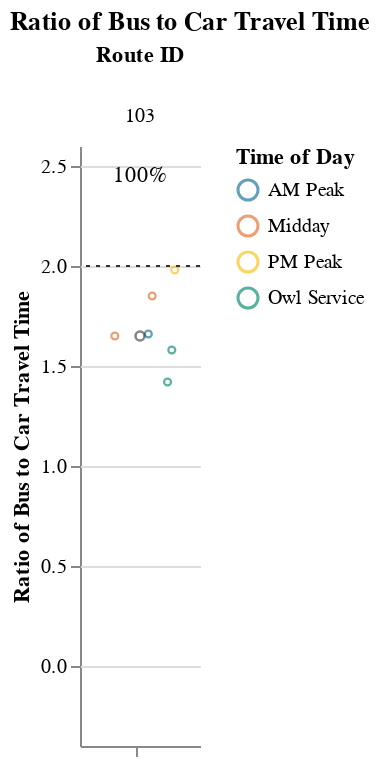
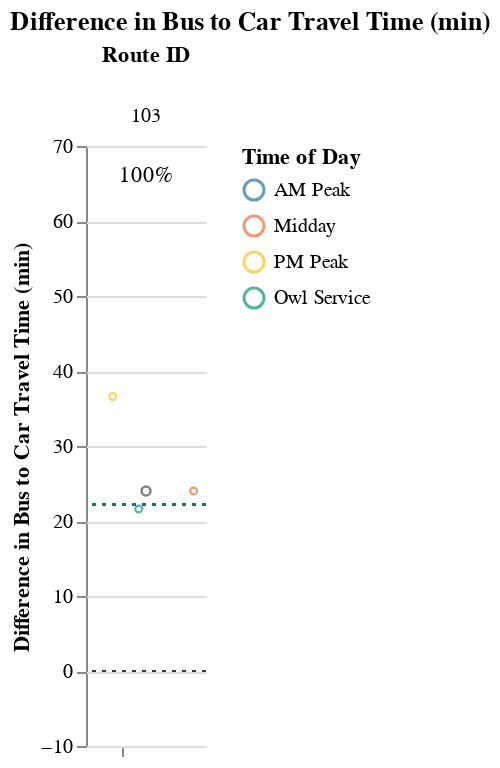

Here is the notebook cell these charts were saved with, in order:
### Markdown cell above
### Medium Routes (1-1.5 hrs)

### Code cell
route_group = "medium"
try:
    subset_routes, mult, diff  = setup_charts(df, PCT_COMPETITIVE_THRESHOLD, route_group)
    if len(subset_routes) > 0:
        display(
            Markdown(
                f"{CAPTIONS_DICT[route_group]}"
                "Within each route group, routes are sorted in descending order "
                "by % competitive trips and # trips below the additional time cut-off."
            )
        )

        display(mult)
        display(diff)
except:
    print("No routes meet this criteria.")

### Figure 1 — Vega-Lite specification as saved in the notebook (floating-point values rounded to 4 significant figures)
{"config": {"view": {"continuousWidth": 400, "continuousHeight": 300, "stroke": null}, "facet": {"spacing": 0}}, "data": {"name": "data-5c0bbf48fea17984daeed7a5d8645750"}, "facet": {"column": {"field": "route_id", "sort": ["103"], "title": "Route ID", "type": "nominal"}}, "spec": {"layer": [{"mark": {"type": "point", "opacity": 0.65, "size": 12, "strokeWidth": 1.1}, "encoding": {"color": {"field": "time_of_day", "scale": {"range": ["#136C97", "#E16B26", "#F6BF16", "#00896B", "#7790A3", "#5B559C"]}, "sort": ["AM Peak", "Midday", "PM Peak", "Owl Service"], "title": "Time of Day", "type": "nominal"}, "tooltip": [{"field": "route_id", "type": "nominal"}, {"field": "trip_id", "type": "nominal"}, {"field": "service_hours", "type": "quantitative"}, {"field": "car_duration_hours", "type": "quantitative"}, {"field": "bus_multiplier", "type": "quantitative"}, {"field": "bus_difference", "type": "quantitative"}, {"field": "num_trips", "type": "quantitative"}, {"field": "num_competitive", "type": "quantitative"}, {"field": "pct_trips_competitive", "type": "quantitative"}, {"field": "p25", "type": "quantitative"}, {"field": "p50", "type": "quantitative"}, {"field": "p75", "type": "quantitative"}], "x": {"axis": {"grid": false, "labels": false, "ticks": true, "values": [0]}, "field": "jitter", "scale": {}, "title": null, "type": "quantitative"}, "y": {"field": "bus_multiplier", "scale": {"domain": [-0.25, 2.5]}, "title": "Ratio of Bus to Car Travel Time", "type": "quantitative"}}, "selection": {"selector003": {"type": "interval", "bind": "scales", "encodings": ["x", "y"]}}, "transform": [{"calculate": "sqrt(-2*log(random()))*cos(2*PI*random())", "as": "jitter"}], "width": 60}, {"layer": [{"mark": {"type": "point", "opacity": 0.6, "size": 20, "strokeWidth": 1.3}, "encoding": {"color": {"value": "#323434"}, "y": {"field": "bus_multiplier", "type": "quantitative"}}, "transform": [{"filter": "(datum.p50_trip === 1)"}]}, {"mark": {"type": "rule", "strokeDash": [2, 3]}, "encoding": {"color": {"value": "#323434"}, "y": {"field": "cutoff", "type": "quantitative"}}}, {"mark": {"type": "text", "align": "center", "baseline": "middle"}, "encoding": {"color": {"value": "black"}, "text": {"field": "pct_trips_competitive", "format": ".0%", "type": "quantitative"}, "tooltip": [{"field": "route_id", "type": "nominal"}, {"field": "trip_id", "type": "nominal"}, {"field": "service_hours", "type": "quantitative"}, {"field": "car_duration_hours", "type": "quantitative"}, {"field": "bus_multiplier", "type": "quantitative"}, {"field": "bus_difference", "type": "quantitative"}, {"field": "num_trips", "type": "quantitative"}, {"field": "num_competitive", "type": "quantitative"}, {"field": "pct_trips_competitive", "type": "quantitative"}, {"field": "p25", "type": "quantitative"}, {"field": "p50", "type": "quantitative"}, {"field": "p75", "type": "quantitative"}], "x": {"value": 30}, "y": {"value": 15}}, "transform": [{"calculate": "sqrt(-2*log(random()))*cos(2*PI*random())", "as": "jitter"}, {"filter": "(datum.fastest_trip === 1)"}]}]}]}, "resolve": {"scale": {"y": "shared"}}, "title": "Ratio of Bus to Car Travel Time", "$schema": "https://vega.github.io/schema/vega-lite/v4.17.0.json", "datasets": {"data-5c0bbf48fea17984daeed7a5d8645750": [{"calitp_itp_id": 294, "trip_key": 9207680033507908299, "trip_id": "3123696", "shape_id": "103695", "route_id": "103", "service_hours": 0.88, "trip_first_departure_ts": 17940, "trip_last_arrival_ts": 21120, "departure_hour": 4, "time_of_day": "Owl Service", "p25": 0.99, "p50": 1.025, "p75": 1.12, "p50_trip": 0, "fastest_trip": 1, "car_duration_hours": 0.62, "competitive_route": 1, "bus_multiplier": 1.42, "bus_difference": 15.6, "num_trips": 6, "num_competitive": 6, "pct_trips_competitive": 1.0, "bus_difference_spread": 21.0, "route_group": "medium", "max_trip_hrs": 1.23, "max_trip_route_group": 1.48, "name": "Santa Clara Valley Transportation Authority", "caltrans_district": "04 - Oakland", "drmt_organization_name": null, "cutoff2": 22.2, "cutoff": 2}, {"calitp_itp_id": 294, "trip_key": -5085796650340266839, "trip_id": "3152522", "shape_id": "103695", "route_id": "103", "service_hours": 0.98, "trip_first_departure_ts": 23160, "trip_last_arrival_ts": 26700, "departure_hour": 6, "time_of_day": "Owl Service", "p25": 0.99, "p50": 1.025, "p75": 1.12, "p50_trip": 0, "fastest_trip": 0, "car_duration_hours": 0.62, "competitive_route": 1, "bus_multiplier": 1.58, "bus_difference": 21.6, "num_trips": 6, "num_competitive": 6, "pct_trips_competitive": 1.0, "bus_difference_spread": 21.0, "route_group": "medium", "max_trip_hrs": 1.23, "max_trip_route_group": 1.48, "name": "Santa Clara Valley Transportation Authority", "caltrans_district": "04 - Oakland", "drmt_organization_name": null, "cutoff2": 22.2, "cutoff": 2}, {"calitp_itp_id": 294, "trip_key": 6077597330185175866, "trip_id": "3123692", "shape_id": "103694", "route_id": "103", "service_hours": 1.02, "trip_first_departure_ts": 52860, "trip_last_arrival_ts": 56520, "departure_hour": 14, "time_of_day": "Midday", "p25": 0.99, "p50": 1.025, "p75": 1.12, "p50_trip": 1, "fastest_trip": 0, "car_duration_hours": 0.62, "competitive_route": 1, "bus_multiplier": 1.65, "bus_difference": 24.0, "num_trips": 6, "num_competitive": 6, "pct_trips_competitive": 1.0, "bus_difference_spread": 21.0, "route_group": "medium", "max_trip_hrs": 1.23, "max_trip_route_group": 1.48, "name": "Santa Clara Valley Transportation Authority", "caltrans_district": "04 - Oakland", "drmt_organization_name": null, "cutoff2": 22.2, "cutoff": 2}, {"calitp_itp_id": 294, "trip_key": -6919437496601791916, "trip_id": "3123697", "shape_id": "103695", "route_id": "103", "service_hours": 1.03, "trip_first_departure_ts": 26580, "trip_last_arrival_ts": 30300, "departure_hour": 7, "time_of_day": "AM Peak", "p25": 0.99, "p50": 1.025, "p75": 1.12, "p50_trip": 0, "fastest_trip": 0, "car_duration_hours": 0.62, "competitive_route": 1, "bus_multiplier": 1.66, "bus_difference": 24.6, "num_trips": 6, "num_competitive": 6, "pct_trips_competitive": 1.0, "bus_difference_spread": 21.0, "route_group": "medium", "max_trip_hrs": 1.23, "max_trip_route_group": 1.48, "name": "Santa Clara Valley Transportation Authority", "caltrans_district": "04 - Oakland", "drmt_organization_name": null, "cutoff2": 22.2, "cutoff": 2}, {"calitp_itp_id": 294, "trip_key": 8836815862690675869, "trip_id": "3123693", "shape_id": "103694", "route_id": "103", "service_hours": 1.15, "trip_first_departure_ts": 57900, "trip_last_arrival_ts": 62040, "departure_hour": 16, "time_of_day": "Midday", "p25": 0.99, "p50": 1.025, "p75": 1.12, "p50_trip": 0, "fastest_trip": 0, "car_duration_hours": 0.62, "competitive_route": 1, "bus_multiplier": 1.85, "bus_difference": 31.8, "num_trips": 6, "num_competitive": 6, "pct_trips_competitive": 1.0, "bus_difference_spread": 21.0, "route_group": "medium", "max_trip_hrs": 1.23, "max_trip_route_group": 1.48, "name": "Santa Clara Valley Transportation Authority", "caltrans_district": "04 - Oakland", "drmt_organization_name": null, "cutoff2": 22.2, "cutoff": 2}, {"calitp_itp_id": 294, "trip_key": 8470510543858507526, "trip_id": "3123695", "shape_id": "103694", "route_id": "103", "service_hours": 1.23, "trip_first_departure_ts": 61500, "trip_last_arrival_ts": 65940, "departure_hour": 17, "time_of_day": "PM Peak", "p25": 0.99, "p50": 1.025, "p75": 1.12, "p50_trip": 0, "fastest_trip": 0, "car_duration_hours": 0.62, "competitive_route": 1, "bus_multiplier": 1.98, "bus_difference": 36.6, "num_trips": 6, "num_competitive": 6, "pct_trips_competitive": 1.0, "bus_difference_spread": 21.0, "route_group": "medium", "max_trip_hrs": 1.23, "max_trip_route_group": 1.48, "name": "Santa Clara Valley Transportation Authority", "caltrans_district": "04 - Oakland", "drmt_organization_name": null, "cutoff2": 22.2, "cutoff": 2}]}}

### Figure 2 — Vega-Lite specification as saved in the notebook (floating-point values rounded to 4 significant figures)
{"config": {"view": {"continuousWidth": 400, "continuousHeight": 300, "stroke": null}, "facet": {"spacing": 0}}, "data": {"name": "data-2192c9d0ada979ce120cf9b35e79ec7c"}, "facet": {"column": {"field": "route_id", "sort": ["103"], "title": "Route ID", "type": "nominal"}}, "spec": {"layer": [{"mark": {"type": "point", "opacity": 0.65, "size": 12, "strokeWidth": 1.1}, "encoding": {"color": {"field": "time_of_day", "scale": {"range": ["#136C97", "#E16B26", "#F6BF16", "#00896B", "#7790A3", "#5B559C"]}, "sort": ["AM Peak", "Midday", "PM Peak", "Owl Service"], "title": "Time of Day", "type": "nominal"}, "tooltip": [{"field": "route_id", "type": "nominal"}, {"field": "trip_id", "type": "nominal"}, {"field": "service_hours", "type": "quantitative"}, {"field": "car_duration_hours", "type": "quantitative"}, {"field": "bus_multiplier", "type": "quantitative"}, {"field": "bus_difference", "type": "quantitative"}, {"field": "num_trips", "type": "quantitative"}, {"field": "num_competitive", "type": "quantitative"}, {"field": "pct_trips_competitive", "type": "quantitative"}, {"field": "p25", "type": "quantitative"}, {"field": "p50", "type": "quantitative"}, {"field": "p75", "type": "quantitative"}], "x": {"axis": {"grid": false, "labels": false, "ticks": true, "values": [0]}, "field": "jitter", "scale": {}, "title": null, "type": "quantitative"}, "y": {"field": "bus_difference", "scale": {"domain": [-7.8, 61.2]}, "title": "Difference in Bus to Car Travel Time (min)", "type": "quantitative"}}, "selection": {"selector004": {"type": "interval", "bind": "scales", "encodings": ["x", "y"]}}, "transform": [{"calculate": "sqrt(-2*log(random()))*cos(2*PI*random())", "as": "jitter"}], "width": 60}, {"layer": [{"mark": {"type": "point", "opacity": 0.6, "size": 20, "strokeWidth": 1.3}, "encoding": {"color": {"value": "#323434"}, "y": {"field": "bus_difference", "type": "quantitative"}}, "transform": [{"filter": "(datum.p50_trip === 1)"}]}, {"mark": {"type": "rule", "strokeDash": [2, 3]}, "encoding": {"color": {"value": "#323434"}, "y": {"field": "cutoff", "type": "quantitative"}}}, {"mark": {"type": "rule", "strokeDash": [2, 3]}, "encoding": {"color": {"value": "#136C97"}, "y": {"field": "cutoff2", "type": "quantitative"}}}, {"mark": {"type": "text", "align": "center", "baseline": "middle"}, "encoding": {"color": {"value": "black"}, "text": {"field": "pct_trips_competitive", "format": ".0%", "type": "quantitative"}, "tooltip": [{"field": "route_id", "type": "nominal"}, {"field": "trip_id", "type": "nominal"}, {"field": "service_hours", "type": "quantitative"}, {"field": "car_duration_hours", "type": "quantitative"}, {"field": "bus_multiplier", "type": "quantitative"}, {"field": "bus_difference", "type": "quantitative"}, {"field": "num_trips", "type": "quantitative"}, {"field": "num_competitive", "type": "quantitative"}, {"field": "pct_trips_competitive", "type": "quantitative"}, {"field": "p25", "type": "quantitative"}, {"field": "p50", "type": "quantitative"}, {"field": "p75", "type": "quantitative"}], "x": {"value": 30}, "y": {"value": 15}}, "transform": [{"calculate": "sqrt(-2*log(random()))*cos(2*PI*random())", "as": "jitter"}, {"filter": "(datum.fastest_trip === 1)"}]}]}]}, "resolve": {"scale": {"y": "shared"}}, "title": "Difference in Bus to Car Travel Time (min)", "$schema": "https://vega.github.io/schema/vega-lite/v4.17.0.json", "datasets": {"data-2192c9d0ada979ce120cf9b35e79ec7c": [{"calitp_itp_id": 294, "trip_key": 9207680033507908299, "trip_id": "3123696", "shape_id": "103695", "route_id": "103", "service_hours": 0.88, "trip_first_departure_ts": 17940, "trip_last_arrival_ts": 21120, "departure_hour": 4, "time_of_day": "Owl Service", "p25": 0.99, "p50": 1.025, "p75": 1.12, "p50_trip": 0, "fastest_trip": 1, "car_duration_hours": 0.62, "competitive_route": 1, "bus_multiplier": 1.42, "bus_difference": 15.6, "num_trips": 6, "num_competitive": 6, "pct_trips_competitive": 1.0, "bus_difference_spread": 21.0, "route_group": "medium", "max_trip_hrs": 1.23, "max_trip_route_group": 1.48, "name": "Santa Clara Valley Transportation Authority", "caltrans_district": "04 - Oakland", "drmt_organization_name": null, "cutoff2": 22.2, "cutoff": 0}, {"calitp_itp_id": 294, "trip_key": -5085796650340266839, "trip_id": "3152522", "shape_id": "103695", "route_id": "103", "service_hours": 0.98, "trip_first_departure_ts": 23160, "trip_last_arrival_ts": 26700, "departure_hour": 6, "time_of_day": "Owl Service", "p25": 0.99, "p50": 1.025, "p75": 1.12, "p50_trip": 0, "fastest_trip": 0, "car_duration_hours": 0.62, "competitive_route": 1, "bus_multiplier": 1.58, "bus_difference": 21.6, "num_trips": 6, "num_competitive": 6, "pct_trips_competitive": 1.0, "bus_difference_spread": 21.0, "route_group": "medium", "max_trip_hrs": 1.23, "max_trip_route_group": 1.48, "name": "Santa Clara Valley Transportation Authority", "caltrans_district": "04 - Oakland", "drmt_organization_name": null, "cutoff2": 22.2, "cutoff": 0}, {"calitp_itp_id": 294, "trip_key": 6077597330185175866, "trip_id": "3123692", "shape_id": "103694", "route_id": "103", "service_hours": 1.02, "trip_first_departure_ts": 52860, "trip_last_arrival_ts": 56520, "departure_hour": 14, "time_of_day": "Midday", "p25": 0.99, "p50": 1.025, "p75": 1.12, "p50_trip": 1, "fastest_trip": 0, "car_duration_hours": 0.62, "competitive_route": 1, "bus_multiplier": 1.65, "bus_difference": 24.0, "num_trips": 6, "num_competitive": 6, "pct_trips_competitive": 1.0, "bus_difference_spread": 21.0, "route_group": "medium", "max_trip_hrs": 1.23, "max_trip_route_group": 1.48, "name": "Santa Clara Valley Transportation Authority", "caltrans_district": "04 - Oakland", "drmt_organization_name": null, "cutoff2": 22.2, "cutoff": 0}, {"calitp_itp_id": 294, "trip_key": -6919437496601791916, "trip_id": "3123697", "shape_id": "103695", "route_id": "103", "service_hours": 1.03, "trip_first_departure_ts": 26580, "trip_last_arrival_ts": 30300, "departure_hour": 7, "time_of_day": "AM Peak", "p25": 0.99, "p50": 1.025, "p75": 1.12, "p50_trip": 0, "fastest_trip": 0, "car_duration_hours": 0.62, "competitive_route": 1, "bus_multiplier": 1.66, "bus_difference": 24.6, "num_trips": 6, "num_competitive": 6, "pct_trips_competitive": 1.0, "bus_difference_spread": 21.0, "route_group": "medium", "max_trip_hrs": 1.23, "max_trip_route_group": 1.48, "name": "Santa Clara Valley Transportation Authority", "caltrans_district": "04 - Oakland", "drmt_organization_name": null, "cutoff2": 22.2, "cutoff": 0}, {"calitp_itp_id": 294, "trip_key": 8836815862690675869, "trip_id": "3123693", "shape_id": "103694", "route_id": "103", "service_hours": 1.15, "trip_first_departure_ts": 57900, "trip_last_arrival_ts": 62040, "departure_hour": 16, "time_of_day": "Midday", "p25": 0.99, "p50": 1.025, "p75": 1.12, "p50_trip": 0, "fastest_trip": 0, "car_duration_hours": 0.62, "competitive_route": 1, "bus_multiplier": 1.85, "bus_difference": 31.8, "num_trips": 6, "num_competitive": 6, "pct_trips_competitive": 1.0, "bus_difference_spread": 21.0, "route_group": "medium", "max_trip_hrs": 1.23, "max_trip_route_group": 1.48, "name": "Santa Clara Valley Transportation Authority", "caltrans_district": "04 - Oakland", "drmt_organization_name": null, "cutoff2": 22.2, "cutoff": 0}, {"calitp_itp_id": 294, "trip_key": 8470510543858507526, "trip_id": "3123695", "shape_id": "103694", "route_id": "103", "service_hours": 1.23, "trip_first_departure_ts": 61500, "trip_last_arrival_ts": 65940, "departure_hour": 17, "time_of_day": "PM Peak", "p25": 0.99, "p50": 1.025, "p75": 1.12, "p50_trip": 0, "fastest_trip": 0, "car_duration_hours": 0.62, "competitive_route": 1, "bus_multiplier": 1.98, "bus_difference": 36.6, "num_trips": 6, "num_competitive": 6, "pct_trips_competitive": 1.0, "bus_difference_spread": 21.0, "route_group": "medium", "max_trip_hrs": 1.23, "max_trip_route_group": 1.48, "name": "Santa Clara Valley Transportation Authority", "caltrans_district": "04 - Oakland", "drmt_organization_name": null, "cutoff2": 22.2, "cutoff": 0}]}}
